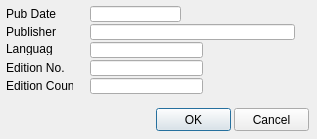
<?xml version="1.0" encoding="UTF-8"?>
<ui version="4.0">
 <class>AddPub</class>
 <widget class="QDialog" name="AddPub">
  <property name="geometry">
   <rect>
    <x>0</x>
    <y>0</y>
    <width>317</width>
    <height>139</height>
   </rect>
  </property>
  <property name="sizePolicy">
   <sizepolicy hsizetype="Fixed" vsizetype="Fixed">
    <horstretch>0</horstretch>
    <verstretch>0</verstretch>
   </sizepolicy>
  </property>
  <property name="windowTitle">
   <string>LBC - Add Edition</string>
  </property>
  <property name="modal">
   <bool>true</bool>
  </property>
  <widget class="QLabel" name="label">
   <property name="geometry">
    <rect>
     <x>6</x>
     <y>6</y>
     <width>79</width>
     <height>16</height>
    </rect>
   </property>
   <property name="text">
    <string>Pub Date</string>
   </property>
  </widget>
  <widget class="QLabel" name="label_2">
   <property name="geometry">
    <rect>
     <x>6</x>
     <y>24</y>
     <width>73</width>
     <height>16</height>
    </rect>
   </property>
   <property name="text">
    <string>Publisher</string>
   </property>
  </widget>
  <widget class="QLabel" name="label_3">
   <property name="geometry">
    <rect>
     <x>6</x>
     <y>42</y>
     <width>46</width>
     <height>13</height>
    </rect>
   </property>
   <property name="text">
    <string>Language</string>
   </property>
  </widget>
  <widget class="QLabel" name="label_4">
   <property name="geometry">
    <rect>
     <x>6</x>
     <y>60</y>
     <width>85</width>
     <height>16</height>
    </rect>
   </property>
   <property name="text">
    <string>Edition No.</string>
   </property>
  </widget>
  <widget class="QLabel" name="label_5">
   <property name="geometry">
    <rect>
     <x>6</x>
     <y>78</y>
     <width>67</width>
     <height>16</height>
    </rect>
   </property>
   <property name="text">
    <string>Edition Country</string>
   </property>
  </widget>
  <widget class="QLineEdit" name="lineEdit_DataWyd">
   <property name="geometry">
    <rect>
     <x>90</x>
     <y>6</y>
     <width>91</width>
     <height>16</height>
    </rect>
   </property>
  </widget>
  <widget class="QLineEdit" name="lineEdit_Wydawca">
   <property name="geometry">
    <rect>
     <x>90</x>
     <y>24</y>
     <width>205</width>
     <height>16</height>
    </rect>
   </property>
  </widget>
  <widget class="QLineEdit" name="lineEdit_Jezyk">
   <property name="geometry">
    <rect>
     <x>90</x>
     <y>42</y>
     <width>113</width>
     <height>16</height>
    </rect>
   </property>
  </widget>
  <widget class="QLineEdit" name="lineEdit_NrWyd">
   <property name="geometry">
    <rect>
     <x>90</x>
     <y>60</y>
     <width>113</width>
     <height>16</height>
    </rect>
   </property>
  </widget>
  <widget class="QLineEdit" name="lineEdit_KrajWyd">
   <property name="geometry">
    <rect>
     <x>90</x>
     <y>78</y>
     <width>113</width>
     <height>16</height>
    </rect>
   </property>
  </widget>
  <widget class="QPushButton" name="pushButton_OK">
   <property name="geometry">
    <rect>
     <x>156</x>
     <y>108</y>
     <width>75</width>
     <height>23</height>
    </rect>
   </property>
   <property name="text">
    <string>OK</string>
   </property>
  </widget>
  <widget class="QPushButton" name="pushButton_Cancel">
   <property name="geometry">
    <rect>
     <x>234</x>
     <y>108</y>
     <width>75</width>
     <height>23</height>
    </rect>
   </property>
   <property name="text">
    <string>Cancel</string>
   </property>
  </widget>
 </widget>
 <resources/>
 <connections>
  <connection>
   <sender>pushButton_OK</sender>
   <signal>clicked()</signal>
   <receiver>AddPub</receiver>
   <slot>accept()</slot>
   <hints>
    <hint type="sourcelabel">
     <x>187</x>
     <y>117</y>
    </hint>
    <hint type="destinationlabel">
     <x>230</x>
     <y>96</y>
    </hint>
   </hints>
  </connection>
  <connection>
   <sender>pushButton_Cancel</sender>
   <signal>clicked()</signal>
   <receiver>AddPub</receiver>
   <slot>reject()</slot>
   <hints>
    <hint type="sourcelabel">
     <x>278</x>
     <y>124</y>
    </hint>
    <hint type="destinationlabel">
     <x>289</x>
     <y>74</y>
    </hint>
   </hints>
  </connection>
 </connections>
</ui>
